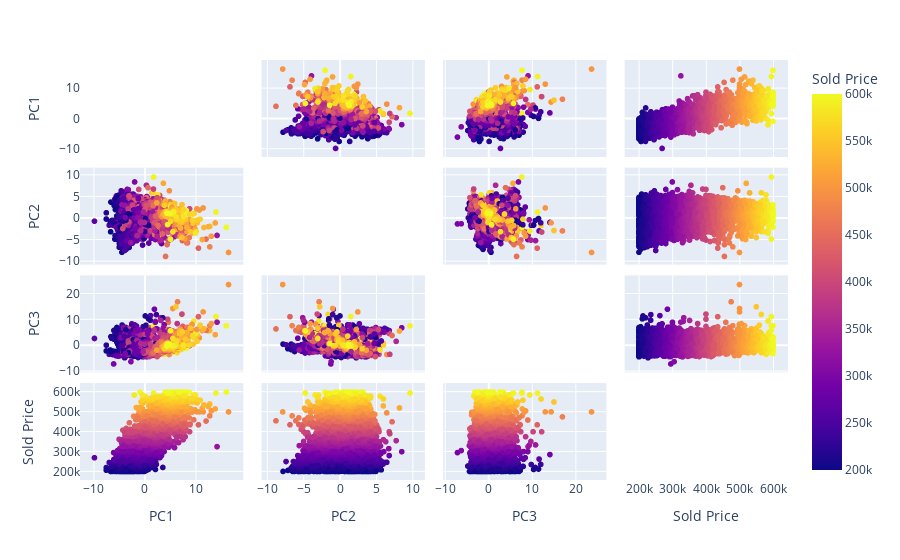

The cell this chart's notebook holds for it:
### Code cell
labels = clustered_df["MLSNumber"]
labels['color'] = "Sold Price"
fig = px.scatter_matrix(
    clustered_df[["PC1","PC2","PC3"]],
    labels=labels,
    color=clustered_df.Sold_Price
)
fig.update_traces(diagonal_visible=False)
fig.show()

### Figure 1 — Plotly figure (JSON) as saved in the notebook; plotly's stock layout.template omitted (floating-point values rounded to 4 significant figures; data arrays with more than 128 entries replaced by an {"elided": "..."} marker saying what was removed)
{"data": [{"diagonal": {"visible": false}, "dimensions": [{"axis": {"matches": true}, "label": "PC1", "values": {"elided": "4918 float values"}}, {"axis": {"matches": true}, "label": "PC2", "values": {"elided": "4918 float values"}}, {"axis": {"matches": true}, "label": "PC3", "values": {"elided": "4918 float values"}}, {"axis": {"matches": true}, "label": "Sold Price", "values": {"elided": "4918 int values"}}], "hovertemplate": "%{xaxis.title.text}=%{x}<br>%{yaxis.title.text}=%{y}<br>Sold Price=%{marker.color}<extra></extra>", "legendgroup": "", "marker": {"color": {"elided": "4918 int values"}, "coloraxis": "coloraxis", "symbol": "circle"}, "name": "", "showlegend": false, "type": "splom"}], "layout": {"coloraxis": {"colorbar": {"title": {"text": "Sold Price"}}, "colorscale": [[0, "#0d0887"], [0.1111, "#46039f"], [0.2222, "#7201a8"], [0.3333, "#9c179e"], [0.4444, "#bd3786"], [0.5556, "#d8576b"], [0.6667, "#ed7953"], [0.7778, "#fb9f3a"], [0.8889, "#fdca26"], [1, "#f0f921"]]}, "dragmode": "select", "legend": {"tracegroupgap": 0}, "margin": {"t": 60}}}
